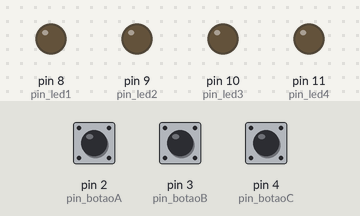
This sketch was run on a simulated Arduino Uno, built with avr-gcc and run on an emulated ATmega328P. Parts: output pins drawn as LEDs (lit = HIGH). The test bench sets the inputs (shaded band); at power-on: pin 2 (pin_botaoA) HIGH, pin 3 (pin_botaoB) HIGH, pin 4 (pin_botaoC) LOW.

Above: at 1.2 s.
1.3 s: pin 2 (pin_botaoA) pulled LOW for 0.15 s
At 1.37 s:
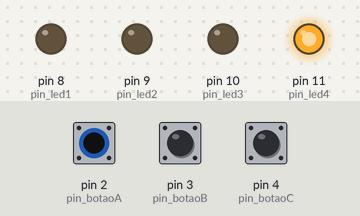
2.9 s: pin 3 (pin_botaoB) pulled LOW for 0.15 s
At 2.97 s:
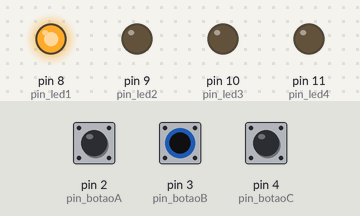
4.5 s: pin 3 (pin_botaoB) pulled LOW for 3.2 s
At 8.9 s:
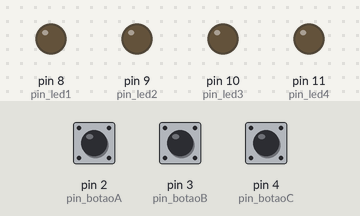
9.2 s: pin 2 (pin_botaoA) pulled LOW for 3.2 s
At 10.2 s:
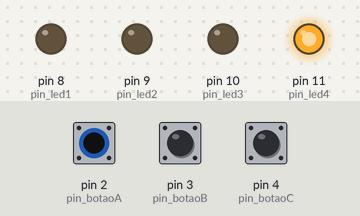
13.9 s: pin 2 (pin_botaoA) driven LOW and pin 3 (pin_botaoB) driven LOW
At 15.0 s:
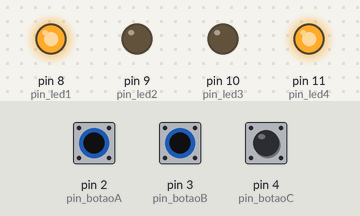
Timing chart, 0 to 16.4 s (numbered marks = the images above; inputs shaded):
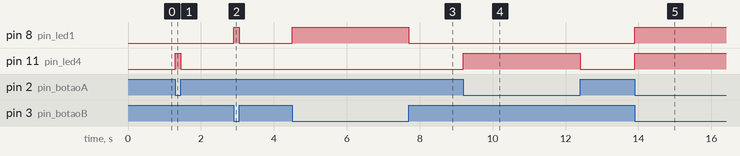

Measured:
- after the input at 1.3 s, pin 11 (pin_led4): LOW → HIGH at once, → LOW 0.15 s later
- after the input at 2.9 s, pin 8 (pin_led1): LOW → HIGH at once, → LOW 0.15 s later
- after the input at 4.5 s, pin 8 (pin_led1): LOW → HIGH at once, → LOW 3.2 s later
- after the input at 9.2 s, pin 11 (pin_led4): LOW → HIGH at once, → LOW 3.2 s later
- after the input at 13.9 s, pin 8 (pin_led1), pin 11 (pin_led4): LOW → HIGH at once

The sketch:

caixa_da_agua.ino
```cpp
#define pin_led1 8
#define pin_led2 9
#define pin_led3 10
#define pin_led4 11
#define pin_botaoA 2
#define pin_botaoB 3
#define pin_botaoC 4
void setup() {
  // put your setup code here, to run once:
  pinMode(pin_led1,OUTPUT);
  pinMode(pin_led2,OUTPUT);
  pinMode(pin_led3,OUTPUT);
  pinMode(pin_led4,OUTPUT);

  pinMode(pin_botaoA,INPUT);
  pinMode(pin_botaoB,INPUT);
  pinMode(pin_botaoC,INPUT);
}

void loop() {
  // put your main code here, to run repeatedly:
  bool botaoA = digitalRead(pin_botaoA);
  bool botaoB = digitalRead(pin_botaoB);
  bool botaoC = digitalRead(pin_botaoC);

  if (botaoA == 0 && botaoB == 0){
    digitalWrite(pin_led1, HIGH);
    digitalWrite(pin_led4, HIGH);
  }
  if (botaoA == 0 && botaoB == 1){
    digitalWrite(pin_led1, LOW);
    digitalWrite(pin_led4, HIGH);
  }
  if (botaoA == 1 && botaoB == 0){
    digitalWrite(pin_led1, HIGH);
    digitalWrite(pin_led4, LOW);
  }
  if (botaoA == 1 && botaoB == 1){
    digitalWrite(pin_led1, LOW);
    digitalWrite(pin_led4, LOW);
  }
}
```
